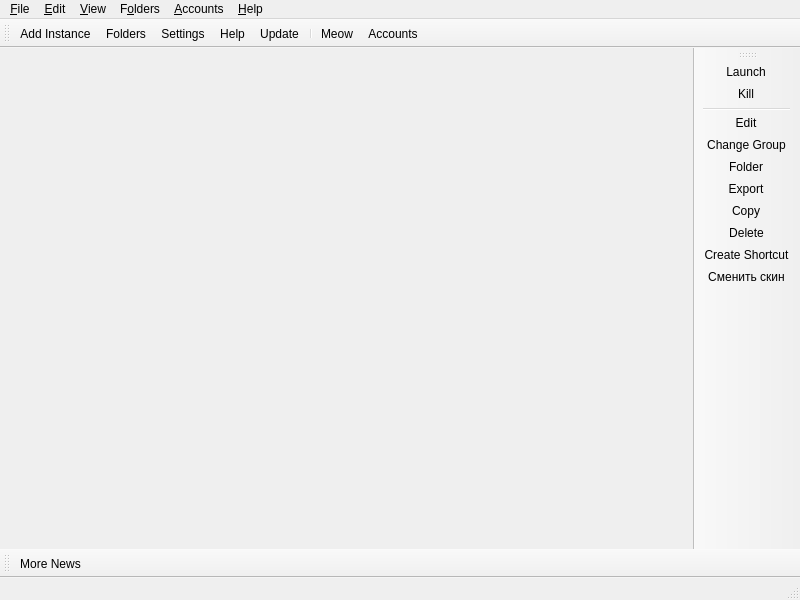
<?xml version="1.0" encoding="UTF-8"?>
<ui version="4.0">
 <class>MainWindow</class>
 <widget class="QMainWindow" name="MainWindow">
  <property name="geometry">
   <rect>
    <x>0</x>
    <y>0</y>
    <width>800</width>
    <height>600</height>
   </rect>
  </property>
  <widget class="QWidget" name="centralWidget">
   <layout class="QHBoxLayout" name="horizontalLayout">
    <property name="spacing">
     <number>0</number>
    </property>
    <property name="leftMargin">
     <number>0</number>
    </property>
    <property name="topMargin">
     <number>0</number>
    </property>
    <property name="rightMargin">
     <number>0</number>
    </property>
    <property name="bottomMargin">
     <number>0</number>
    </property>
   </layout>
  </widget>
  <widget class="QStatusBar" name="statusBar"/>
  <widget class="QToolBar" name="mainToolBar">
   <property name="windowTitle">
    <string>Main Toolbar</string>
   </property>
   <property name="allowedAreas">
    <set>Qt::ToolBarArea::BottomToolBarArea|Qt::ToolBarArea::TopToolBarArea</set>
   </property>
   <property name="toolButtonStyle">
    <enum>Qt::ToolButtonStyle::ToolButtonTextBesideIcon</enum>
   </property>
   <property name="floatable">
    <bool>false</bool>
   </property>
   <attribute name="toolBarArea">
    <enum>TopToolBarArea</enum>
   </attribute>
   <attribute name="toolBarBreak">
    <bool>false</bool>
   </attribute>
   <addaction name="actionAddInstance"/>
   <addaction name="actionFoldersButton"/>
   <addaction name="actionSettings"/>
   <addaction name="actionHelpButton"/>
   <addaction name="actionCheckUpdate"/>
   <addaction name="separator"/>
   <addaction name="actionCAT"/>
   <addaction name="actionAccountsButton"/>
  </widget>
  <widget class="QToolBar" name="newsToolBar">
   <property name="windowTitle">
    <string>News Toolbar</string>
   </property>
   <property name="allowedAreas">
    <set>Qt::ToolBarArea::BottomToolBarArea|Qt::ToolBarArea::TopToolBarArea</set>
   </property>
   <property name="iconSize">
    <size>
     <width>16</width>
     <height>16</height>
    </size>
   </property>
   <property name="toolButtonStyle">
    <enum>Qt::ToolButtonStyle::ToolButtonTextBesideIcon</enum>
   </property>
   <property name="floatable">
    <bool>false</bool>
   </property>
   <attribute name="toolBarArea">
    <enum>BottomToolBarArea</enum>
   </attribute>
   <attribute name="toolBarBreak">
    <bool>false</bool>
   </attribute>
   <addaction name="actionMoreNews"/>
  </widget>
  <widget class="WideBar" name="instanceToolBar">
   <property name="windowTitle">
    <string>Instance Toolbar</string>
   </property>
   <property name="allowedAreas">
    <set>Qt::ToolBarArea::LeftToolBarArea|Qt::ToolBarArea::RightToolBarArea</set>
   </property>
   <property name="iconSize">
    <size>
     <width>16</width>
     <height>16</height>
    </size>
   </property>
   <property name="toolButtonStyle">
    <enum>Qt::ToolButtonStyle::ToolButtonTextBesideIcon</enum>
   </property>
   <property name="floatable">
    <bool>false</bool>
   </property>
   <property name="useDefaultAction" stdset="0">
    <bool>true</bool>
   </property>
   <attribute name="toolBarArea">
    <enum>RightToolBarArea</enum>
   </attribute>
   <attribute name="toolBarBreak">
    <bool>false</bool>
   </attribute>
   <addaction name="actionLaunchInstance"/>
   <addaction name="actionKillInstance"/>
   <addaction name="separator"/>
   <addaction name="actionEditInstance"/>
   <addaction name="actionChangeInstGroup"/>
   <addaction name="actionViewSelectedInstFolder"/>
   <addaction name="actionExportInstance"/>
   <addaction name="actionCopyInstance"/>
   <addaction name="actionDeleteInstance"/>
   <addaction name="actionCreateInstanceShortcut"/>
   <addaction name="actionChangeSkin"/>
  </widget>
  <widget class="QMenuBar" name="menuBar">
   <property name="geometry">
    <rect>
     <x>0</x>
     <y>0</y>
     <width>800</width>
     <height>18</height>
    </rect>
   </property>
   <widget class="QMenu" name="fileMenu">
    <property name="title">
     <string>&amp;File</string>
    </property>
    <property name="toolTipsVisible">
     <bool>true</bool>
    </property>
    <addaction name="actionAddInstance"/>
    <addaction name="separator"/>
    <addaction name="actionLaunchInstance"/>
    <addaction name="actionKillInstance"/>
    <addaction name="separator"/>
    <addaction name="actionEditInstance"/>
    <addaction name="actionChangeInstGroup"/>
    <addaction name="actionViewSelectedInstFolder"/>
    <addaction name="actionExportInstance"/>
    <addaction name="actionCopyInstance"/>
    <addaction name="actionDeleteInstance"/>
    <addaction name="actionCreateInstanceShortcut"/>
    <addaction name="separator"/>
    <addaction name="actionSettings"/>
    <addaction name="actionCloseWindow"/>
   </widget>
   <widget class="QMenu" name="editMenu">
    <property name="title">
     <string>&amp;Edit</string>
    </property>
    <property name="toolTipsVisible">
     <bool>true</bool>
    </property>
    <addaction name="actionUndoTrashInstance"/>
   </widget>
   <widget class="QMenu" name="viewMenu">
    <property name="title">
     <string>&amp;View</string>
    </property>
    <property name="toolTipsVisible">
     <bool>true</bool>
    </property>
    <addaction name="actionChangeTheme"/>
    <addaction name="separator"/>
    <addaction name="actionCAT"/>
    <addaction name="actionToggleStatusBar"/>
    <addaction name="actionLockToolbars"/>
    <addaction name="separator"/>
   </widget>
   <widget class="QMenu" name="foldersMenu">
    <property name="title">
     <string>F&amp;olders</string>
    </property>
    <property name="toolTipsVisible">
     <bool>true</bool>
    </property>
    <addaction name="actionViewLauncherRootFolder"/>
    <addaction name="separator"/>
    <addaction name="actionViewInstanceFolder"/>
    <addaction name="actionViewCentralModsFolder"/>
    <addaction name="actionViewSkinsFolder"/>
    <addaction name="actionViewJavaFolder"/>
    <addaction name="separator"/>
    <addaction name="actionViewIconThemeFolder"/>
    <addaction name="actionViewWidgetThemeFolder"/>
    <addaction name="actionViewCatPackFolder"/>
    <addaction name="actionViewIconsFolder"/>
    <addaction name="separator"/>
    <addaction name="actionViewLogsFolder"/>
   </widget>
   <widget class="QMenu" name="accountsMenu">
    <property name="title">
     <string>&amp;Accounts</string>
    </property>
   </widget>
   <widget class="QMenu" name="helpMenu">
    <property name="title">
     <string>&amp;Help</string>
    </property>
    <property name="toolTipsVisible">
     <bool>true</bool>
    </property>
    <addaction name="actionClearMetadata"/>
    <addaction name="actionReportBug"/>
    <addaction name="actionViewLog"/>
    <addaction name="actionAddToPATH"/>
    <addaction name="separator"/>
    <addaction name="actionMATRIX"/>
    <addaction name="actionDISCORD"/>
    <addaction name="actionREDDIT"/>
    <addaction name="separator"/>
    <addaction name="actionMoreNews"/>
    <addaction name="actionCheckUpdate"/>
    <addaction name="actionOpenWiki"/>
    <addaction name="actionAbout"/>
   </widget>
   <addaction name="fileMenu"/>
   <addaction name="editMenu"/>
   <addaction name="viewMenu"/>
   <addaction name="foldersMenu"/>
   <addaction name="accountsMenu"/>
   <addaction name="helpMenu"/>
  </widget>
  <action name="actionMoreNews">
   <property name="icon">
    <iconset theme="news"/>
   </property>
   <property name="text">
    <string>More News...</string>
   </property>
   <property name="toolTip">
    <string>Open the development blog to read more news about %1.</string>
   </property>
  </action>
  <action name="actionCAT">
   <property name="checkable">
    <bool>true</bool>
   </property>
   <property name="icon">
    <iconset theme="cat"/>
   </property>
   <property name="text">
    <string>&amp;Meow</string>
   </property>
   <property name="toolTip">
    <string>It's a fluffy kitty :3</string>
   </property>
  </action>
  <action name="actionToggleStatusBar">
   <property name="checkable">
    <bool>true</bool>
   </property>
   <property name="text">
    <string>Status Bar</string>
   </property>
  </action>
  <action name="actionLockToolbars">
   <property name="checkable">
    <bool>true</bool>
   </property>
   <property name="text">
    <string>Lock Toolbars</string>
   </property>
  </action>
  <action name="actionUndoTrashInstance">
   <property name="enabled">
    <bool>false</bool>
   </property>
   <property name="text">
    <string>&amp;Undo Last Instance Deletion</string>
   </property>
  </action>
  <action name="actionAddInstance">
   <property name="icon">
    <iconset theme="new"/>
   </property>
   <property name="text">
    <string>Add Instanc&amp;e...</string>
   </property>
   <property name="toolTip">
    <string>Add a new instance.</string>
   </property>
  </action>
  <action name="actionCheckUpdate">
   <property name="icon">
    <iconset theme="checkupdate"/>
   </property>
   <property name="text">
    <string>&amp;Update...</string>
   </property>
   <property name="toolTip">
    <string>Check for new updates for %1.</string>
   </property>
   <property name="menuRole">
    <enum>QAction::MenuRole::ApplicationSpecificRole</enum>
   </property>
  </action>
  <action name="actionSettings">
   <property name="icon">
    <iconset theme="settings"/>
   </property>
   <property name="text">
    <string>Setti&amp;ngs...</string>
   </property>
   <property name="toolTip">
    <string>Change settings.</string>
   </property>
   <property name="menuRole">
    <enum>QAction::MenuRole::PreferencesRole</enum>
   </property>
  </action>
  <action name="actionManageSkins">
   <property name="icon">
    <iconset theme="settings"/>
   </property>
   <property name="text">
    <string>Manage &amp;Skins...</string>
   </property>
  </action>
  <action name="actionManageAccounts">
   <property name="icon">
    <iconset theme="accounts"/>
   </property>
   <property name="text">
    <string>&amp;Manage Accounts...</string>
   </property>
  </action>
  <action name="actionLaunchInstance">
   <property name="icon">
    <iconset theme="launch"/>
   </property>
   <property name="text">
    <string>&amp;Launch</string>
   </property>
   <property name="toolTip">
    <string>Launch the selected instance.</string>
   </property>
  </action>
  <action name="actionKillInstance">
   <property name="icon">
    <iconset theme="status-bad"/>
   </property>
   <property name="text">
    <string>&amp;Kill</string>
   </property>
   <property name="toolTip">
    <string>Kill the running instance.</string>
   </property>
   <property name="shortcut">
    <string>Ctrl+K</string>
   </property>
  </action>
  <action name="actionRenameInstance">
   <property name="icon">
    <iconset theme="rename"/>
   </property>
   <property name="text">
    <string>Rename</string>
   </property>
   <property name="toolTip">
    <string>Rename the selected instance.</string>
   </property>
  </action>
  <action name="actionChangeInstGroup">
   <property name="icon">
    <iconset theme="tag"/>
   </property>
   <property name="text">
    <string>&amp;Change Group...</string>
   </property>
   <property name="toolTip">
    <string>Change the selected instance's group.</string>
   </property>
   <property name="shortcut">
    <string>Ctrl+G</string>
   </property>
  </action>
  <action name="actionChangeInstIcon">
   <property name="text">
    <string>Change Icon</string>
   </property>
   <property name="toolTip">
    <string>Change the selected instance's icon.</string>
   </property>
  </action>
  <action name="actionEditInstance">
   <property name="icon">
    <iconset theme="settings"/>
   </property>
   <property name="text">
    <string>&amp;Edit...</string>
   </property>
   <property name="toolTip">
    <string>Change the instance settings, mods and versions.</string>
   </property>
   <property name="shortcut">
    <string>Ctrl+I</string>
   </property>
  </action>
  <action name="actionViewSelectedInstFolder">
   <property name="icon">
    <iconset theme="viewfolder"/>
   </property>
   <property name="text">
    <string>&amp;Folder</string>
   </property>
   <property name="toolTip">
    <string>Open the selected instance's root folder in a file browser.</string>
   </property>
  </action>
  <action name="actionDeleteInstance">
   <property name="icon">
    <iconset theme="delete"/>
   </property>
   <property name="text">
    <string>Dele&amp;te</string>
   </property>
   <property name="toolTip">
    <string>Delete the selected instance.</string>
   </property>
   <property name="autoRepeat">
    <bool>false</bool>
   </property>
  </action>
  <action name="actionCopyInstance">
   <property name="icon">
    <iconset theme="copy"/>
   </property>
   <property name="text">
    <string>Cop&amp;y...</string>
   </property>
   <property name="toolTip">
    <string>Copy the selected instance.</string>
   </property>
   <property name="shortcut">
    <string>Ctrl+D</string>
   </property>
  </action>
  <action name="actionExportInstance">
   <property name="icon">
    <iconset theme="export"/>
   </property>
   <property name="text">
    <string>E&amp;xport...</string>
   </property>
   <property name="toolTip">
    <string>Export the selected instance to supported formats.</string>
   </property>
  </action>
  <action name="actionExportInstanceZip">
   <property name="icon">
    <iconset theme="launcher"/>
   </property>
   <property name="text">
    <string>Prism Launcher (zip)</string>
   </property>
  </action>
  <action name="actionExportInstanceMrPack">
   <property name="icon">
    <iconset theme="modrinth"/>
   </property>
   <property name="text">
    <string>Modrinth (mrpack)</string>
   </property>
  </action>
  <action name="actionExportInstanceFlamePack">
   <property name="icon">
    <iconset theme="flame"/>
   </property>
   <property name="text">
    <string>CurseForge (zip)</string>
   </property>
  </action>
  <action name="actionCreateInstanceShortcut">
   <property name="icon">
    <iconset theme="shortcut"/>
   </property>
   <property name="text">
    <string>Create Shortcut</string>
   </property>
   <property name="toolTip">
    <string>Creates a shortcut on a selected folder to launch the selected instance.</string>
   </property>
  </action>
  <action name="actionChangeSkin">
   <property name="icon">
    <iconset theme="settings"/>
   </property>
   <property name="text">
    <string>Сменить скин</string>
   </property>
   <property name="toolTip">
    <string>Выбрать файл скина для отправки на сервер.</string>
   </property>
  </action>
  <action name="actionNoAccountsAdded">
   <property name="icon">
    <iconset theme="noaccount"/>
   </property>
   <property name="text">
    <string>No accounts added!</string>
   </property>
  </action>
  <action name="actionNoDefaultAccount">
   <property name="checkable">
    <bool>true</bool>
   </property>
   <property name="icon">
    <iconset theme="noaccount"/>
   </property>
   <property name="text">
    <string>No Default Account</string>
   </property>
   <property name="shortcut">
    <string>Ctrl+0</string>
   </property>
  </action>
  <action name="actionCloseWindow">
   <property name="icon">
    <iconset theme="status-bad"/>
   </property>
   <property name="text">
    <string>Close &amp;Window</string>
   </property>
   <property name="toolTip">
    <string>Close the current window</string>
   </property>
   <property name="menuRole">
    <enum>QAction::MenuRole::NoRole</enum>
   </property>
  </action>
  <action name="actionViewInstanceFolder">
   <property name="icon">
    <iconset theme="viewfolder"/>
   </property>
   <property name="text">
    <string>&amp;Instances</string>
   </property>
   <property name="toolTip">
    <string>Open the instances folder in a file browser.</string>
   </property>
  </action>
  <action name="actionViewLauncherRootFolder">
   <property name="icon">
    <iconset theme="viewfolder"/>
   </property>
   <property name="text">
    <string>Launcher &amp;Root</string>
   </property>
   <property name="toolTip">
    <string>Open the launcher's root folder in a file browser.</string>
   </property>
  </action>
  <action name="actionViewCentralModsFolder">
   <property name="icon">
    <iconset theme="centralmods"/>
   </property>
   <property name="text">
    <string>&amp;Central Mods</string>
   </property>
   <property name="toolTip">
    <string>Open the central mods folder in a file browser.</string>
   </property>
  </action>
  <action name="actionViewSkinsFolder">
   <property name="icon">
    <iconset theme="viewfolder"/>
   </property>
   <property name="text">
    <string>&amp;Skins</string>
   </property>
   <property name="toolTip">
    <string>Open the skins folder in a file browser.</string>
   </property>
  </action>
  <action name="actionViewIconsFolder">
   <property name="icon">
    <iconset theme="viewfolder"/>
   </property>
   <property name="text">
    <string>Instance Icons</string>
   </property>
   <property name="toolTip">
    <string>Open the instance icons folder in a file browser.</string>
   </property>
  </action>
  <action name="actionViewLogsFolder">
   <property name="icon">
    <iconset theme="viewfolder"/>
   </property>
   <property name="text">
    <string>Logs</string>
   </property>
   <property name="toolTip">
    <string>Open the logs folder in a file browser.</string>
   </property>
  </action>
  <action name="actionChangeTheme">
   <property name="text">
    <string>Themes</string>
   </property>
  </action>
  <action name="actionReportBug">
   <property name="icon">
    <iconset theme="bug"/>
   </property>
   <property name="text">
    <string>Report a Bug or Suggest a Feature</string>
   </property>
   <property name="toolTip">
    <string>Open the bug tracker to report a bug with %1.</string>
   </property>
  </action>
  <action name="actionDISCORD">
   <property name="icon">
    <iconset theme="discord"/>
   </property>
   <property name="text">
    <string>&amp;Discord Guild</string>
   </property>
   <property name="toolTip">
    <string>Open %1 Discord guild.</string>
   </property>
  </action>
  <action name="actionMATRIX">
   <property name="icon">
    <iconset theme="matrix"/>
   </property>
   <property name="text">
    <string>&amp;Matrix Space</string>
   </property>
   <property name="toolTip">
    <string>Open %1 Matrix space.</string>
   </property>
  </action>
  <action name="actionREDDIT">
   <property name="icon">
    <iconset theme="reddit-alien"/>
   </property>
   <property name="text">
    <string>Sub&amp;reddit</string>
   </property>
   <property name="toolTip">
    <string>Open %1 subreddit.</string>
   </property>
  </action>
  <action name="actionAbout">
   <property name="icon">
    <iconset theme="about"/>
   </property>
   <property name="text">
    <string>&amp;About %1</string>
   </property>
   <property name="toolTip">
    <string>View information about %1.</string>
   </property>
   <property name="menuRole">
    <enum>QAction::MenuRole::AboutRole</enum>
   </property>
  </action>
  <action name="actionClearMetadata">
   <property name="icon">
    <iconset theme="refresh"/>
   </property>
   <property name="text">
    <string>&amp;Clear Metadata Cache</string>
   </property>
   <property name="toolTip">
    <string>Clear cached metadata</string>
   </property>
  </action>
  <action name="actionViewLog">
   <property name="icon">
    <iconset theme="log"/>
   </property>
   <property name="text">
    <string>View logs</string>
   </property>
   <property name="toolTip">
    <string>View current and previous launcher logs</string>
   </property>
  </action>
  <action name="actionAddToPATH">
   <property name="icon">
    <iconset theme="custom-commands"/>
   </property>
   <property name="text">
    <string>Install to &amp;PATH</string>
   </property>
   <property name="toolTip">
    <string>Install a %1 symlink to /usr/local/bin</string>
   </property>
  </action>
  <action name="actionFoldersButton">
   <property name="icon">
    <iconset theme="viewfolder"/>
   </property>
   <property name="text">
    <string>Folders</string>
   </property>
   <property name="toolTip">
    <string>Open one of the folders shared between instances.</string>
   </property>
  </action>
  <action name="actionHelpButton">
   <property name="icon">
    <iconset theme="help"/>
   </property>
   <property name="text">
    <string>Help</string>
   </property>
   <property name="toolTip">
    <string>Get help with %1 or Minecraft.</string>
   </property>
  </action>
  <action name="actionAccountsButton">
   <property name="icon">
    <iconset theme="noaccount"/>
   </property>
   <property name="text">
    <string>Accounts</string>
   </property>
  </action>
  <action name="actionOpenWiki">
   <property name="icon">
    <iconset theme="help"/>
   </property>
   <property name="text">
    <string>%1 &amp;Wiki</string>
   </property>
   <property name="toolTip">
    <string>Open the %1 wiki</string>
   </property>
  </action>
  <action name="actionViewWidgetThemeFolder">
   <property name="icon">
    <iconset theme="viewfolder"/>
   </property>
   <property name="text">
    <string>&amp;Widget Themes</string>
   </property>
   <property name="toolTip">
    <string>Open the widget themes folder in a file browser.</string>
   </property>
  </action>
  <action name="actionViewIconThemeFolder">
   <property name="icon">
    <iconset theme="viewfolder"/>
   </property>
   <property name="text">
    <string>I&amp;con Theme</string>
   </property>
   <property name="toolTip">
    <string>Open the icon theme folder in a file browser.</string>
   </property>
  </action>
  <action name="actionViewCatPackFolder">
   <property name="icon">
    <iconset theme="viewfolder"/>
   </property>
   <property name="text">
    <string>Cat Packs</string>
   </property>
   <property name="toolTip">
    <string>Open the cat packs folder in a file browser.</string>
   </property>
  </action>
  <action name="actionViewJavaFolder">
   <property name="icon">
    <iconset theme="viewfolder"/>
   </property>
   <property name="text">
    <string>Java</string>
   </property>
   <property name="toolTip">
    <string>Open the Java folder in a file browser. Only available if the built-in Java downloader is used.</string>
   </property>
  </action>
 </widget>
 <customwidgets>
  <customwidget>
   <class>WideBar</class>
   <extends>QToolBar</extends>
   <header>ui/widgets/WideBar.h</header>
  </customwidget>
 </customwidgets>
 <resources/>
 <connections/>
</ui>
